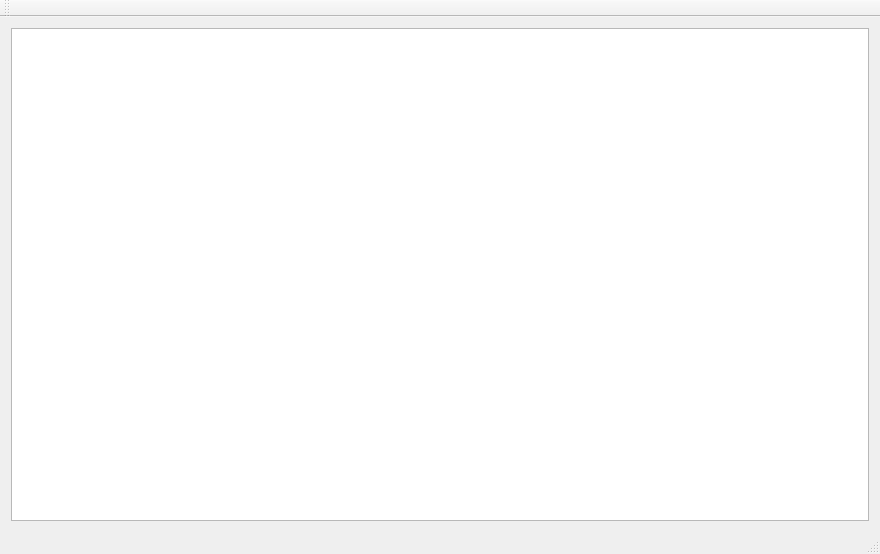
<?xml version="1.0" encoding="UTF-8"?>
<ui version="4.0">
 <class>DiagramDetectiveClass</class>
 <widget class="QMainWindow" name="DiagramDetectiveClass">
  <property name="geometry">
   <rect>
    <x>0</x>
    <y>0</y>
    <width>880</width>
    <height>554</height>
   </rect>
  </property>
  <property name="windowTitle">
   <string>DiagramDetective</string>
  </property>
  <widget class="QWidget" name="centralWidget">
   <layout class="QGridLayout" name="gridLayout">
    <item row="0" column="0">
     <widget class="SketchView" name="graphicsView"/>
    </item>
   </layout>
  </widget>
  <widget class="QMenuBar" name="menuBar">
   <property name="geometry">
    <rect>
     <x>0</x>
     <y>0</y>
     <width>880</width>
     <height>33</height>
    </rect>
   </property>
  </widget>
  <widget class="QToolBar" name="mainToolBar">
   <attribute name="toolBarArea">
    <enum>TopToolBarArea</enum>
   </attribute>
   <attribute name="toolBarBreak">
    <bool>false</bool>
   </attribute>
  </widget>
  <widget class="QStatusBar" name="statusBar"/>
 </widget>
 <layoutdefault spacing="6" margin="11"/>
 <customwidgets>
  <customwidget>
   <class>SketchView</class>
   <extends>QGraphicsView</extends>
   <header>SketchView.h</header>
  </customwidget>
 </customwidgets>
 <resources>
  <include location="DiagramDetective.qrc"/>
 </resources>
 <connections/>
</ui>
